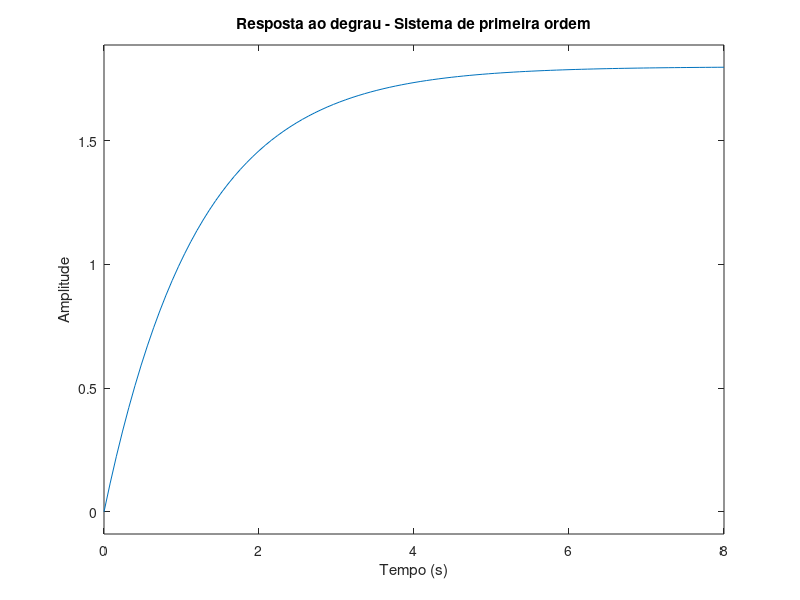
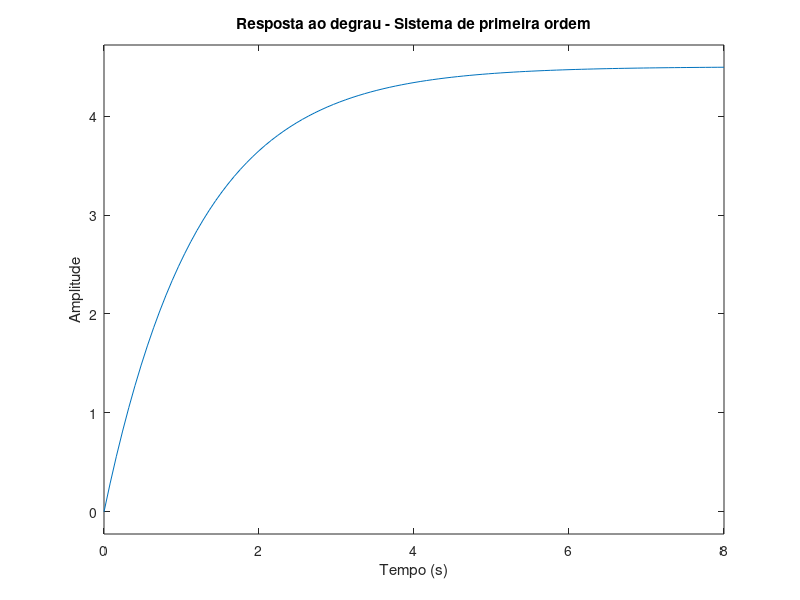
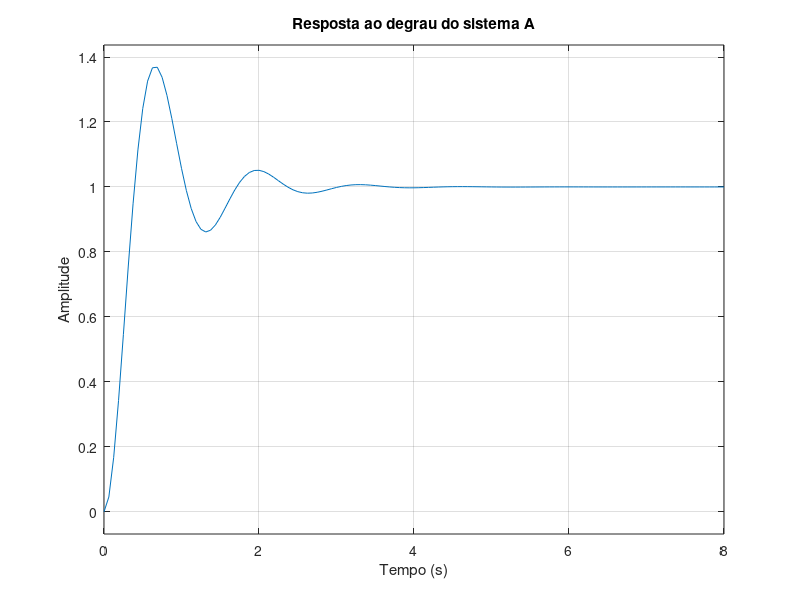
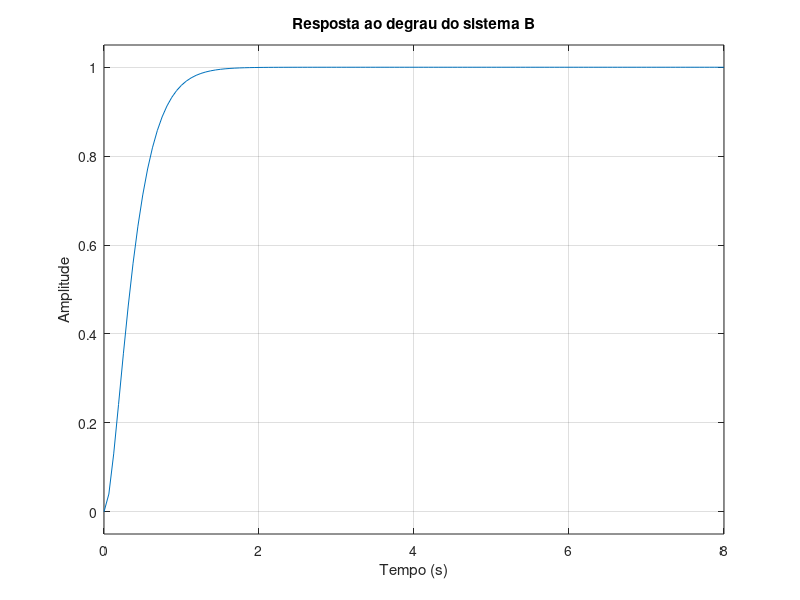

These figures' MATLAB source, in order: (Note: this script raises an error after producing the figures.)
clc;
clear all;
close all;

%% 1. Identificação de um sistema de primeira ordem a partir de um ensaio

K = 1.8; % ganho (entrada unitária, saída 1.8)
T = 1.2; % tempo pra atingir 63%

G = tf(K, [T 1]); % função de transferência

zero(G) % zeros
pole(G) % polos

Tr = 2.2*T % tempo de subida
Ta = 4*T % tempo de acomodação

% Resposta ao degrau
figure
step(G,8), grid
title("Resposta ao degrau - Sistema de primeira ordem")
xlabel("Tempo (s)")
ylabel("Amplitude")

% degrau de amplitude 2.5
saida = 2.5 * K % valor final da saida (mesmo ganho)

figure
step(2.5*G,8), grid
title("Resposta ao degrau - Sistema de primeira ordem")
xlabel("Tempo (s)")
ylabel("Amplitude")

% A rapidez da resposta é a mesma, porque a constante de tempo permanece
% igual. A posição do polo também não se altera com a mudança na amplitude
% da entrada. (Apenas a amplitude da saída muda)

%% 2 - Escolha entre três sistemas de segunda ordem
% Parametros do sistema

%frequencia natural
wn = 5 % mesma para todos

% zeta = coeficiente de amortecimento
zeta_A = 3/(2*wn) % 0.3 - subamortecido
zeta_B = 10/(2*wn) % 1 - criticamente amortecido
zeta_C = 16/(2*wn) % 1.6 - superamortecido

% Funcao de transferencia na forma padrao
G_A = tf(wn^2, [1 2*zeta_A*wn wn^2])
G_B = tf(wn^2, [1 2*zeta_B*wn wn^2])
G_C = tf(wn^2, [1 2*zeta_C*wn wn^2])

% polos
pole(G_A)
pole(G_B)
pole(G_C)

% ganho em regime permanente
dcgain(G_A)
dcgain(G_B)
dcgain(G_C)

% Respostas ao degrau

figure
step(G_A, 8)
grid on
title("Resposta ao degrau do sistema A")
xlabel('Tempo (s)');
ylabel('Amplitude');

figure
step(G_B, 8)
grid on
title("Resposta ao degrau do sistema B")
xlabel('Tempo (s)');
ylabel('Amplitude');

figure
step(G_C, 8)
grid on
title("Resposta ao degrau do sistema C")
xlabel('Tempo (s)');
ylabel('Amplitude');

% Mapa de polos e zeros
figure
pzmap(G_A, G_B, G_C)
grid on
legend("Sistema A", "Sistema B", "Sistema C")
title("Posicao dos polos dos tres sistemas")

% zeta > 0.4 -> excessivo sobressinal
% zeta < 0.8 -> resposta muito lenta
% para uma aplicação sem sobressinal e com tempo de resposta mais baixo ->
% Sistema B, zeta = 1 (zeta menor que do sistema C, então é mais rápido)

%% 3 - Avaliação de desempenho de dois sistemas de segunda ordem


%frequencia natural
wn_1 = 4
wn_2 = 5

% zeta = coeficiente de amortecimento
zeta_1 = 2.8/(2*wn_1) 
zeta_2 = 6.5/(2*wn_2) 

% Funcao de transferencia na forma padrao
G_1 = tf(wn_1^2, [1 2*zeta_1*wn_1 wn_1^2])
G_2 = tf(wn_2^2, [1 2*zeta_2*wn_2 wn_2^2])

% Resposta ao degrau 
figure
step(G_1, 8)
grid on
title("Resposta ao degrau do sistema 1")
xlabel('Tempo (s)');
ylabel('Amplitude');

figure
step(G_2, 8)
grid on
title("Resposta ao degrau do sistema 2")
xlabel('Tempo (s)');
ylabel('Amplitude');

% polos
pole(G_1)
pole(G_2)

figure
pzmap(G_1, G_2)
grid on
legend("Sistema 1", "Sistema 2")
title("Posicao dos polos dos 2 sistemas")

% SISTEMA 1

valor_final_1 = dcgain(G_1) % calcula o valor final da resposta
[y_1, t_1] = step(G_1, 8); % calcula a resposta ao degrau e os instantes de tempo


% Tempo de atraso: instante em que a resposta atinge 50% do valor final
indice_atraso_1 = find(y_1 >= 0.5*valor_final_1, 1); % encontra o primeiro indice em que y atinge 50%
td_1 = t_1(indice_atraso_1) % armazena o instante correspondente ao indice

limites_subida = [0 1]; % considera o tempo de subida de 0% a 100%
tolerancia_acomodacao = 0.02; % considera uma tolerancia de 2%
info = stepinfo(y_1, t_1, valor_final_1, 'RiseTimeLimits', limites_subida, 'SettlingTimeThreshold', tolerancia_acomodacao); 


info.RiseTime % tempo de subida
info.PeakTime % tempo em que ocorre o pico
info.Peak % valor do primeiro pico
info.Overshoot % maximo sobressinal em porcentagem
info.SettlingTime % tempo de acomodacao considerando tolerancia de 2%

if info.Overshoot < 10
    if info.SettlingTime < 1.5
        disp('Escolher sistema 1')
    end
end


% SISTEMA 2

valor_final_2 = dcgain(G_2) % calcula o valor final da resposta
[y_2, t_2] = step(G_2, 8); % calcula a resposta ao degrau e os instantes de tempo


% Tempo de atraso: instante em que a resposta atinge 50% do valor final
indice_atraso_2 = find(y_2 >= 0.5*valor_final_2, 1); % encontra o primeiro indice em que y atinge 50%
td_2 = t_2(indice_atraso_2) % armazena o instante correspondente ao indice

limites_subida = [0 1]; % considera o tempo de subida de 0% a 100%
tolerancia_acomodacao = 0.02; % considera uma tolerancia de 2%
info = stepinfo(y_2, t_2, valor_final_2, 'RiseTimeLimits', limites_subida, 'SettlingTimeThreshold', tolerancia_acomodacao); 


info.RiseTime % tempo de subida
info.PeakTime % tempo em que ocorre o pico
info.Peak % valor do primeiro pico
info.Overshoot % maximo sobressinal em porcentagem
info.SettlingTime % tempo de acomodacao considerando tolerancia de 2%

if info.Overshoot < 10
    if info.SettlingTime < 1.5
        disp('Escolher sistema 2')
    end
end

% O Sistema 2 e escolhido por apresentar sobressinal inferior a 10% 
% e tempo de acomodacao inferior a 1,5 s. Pode-se perceber pelo gráfico que
% a resposta do sistema 2 é mais amortecida (oscila menos)

%% 4 -  Seleção de parâmetros para um sistema de segunda ordem

% Parametros das quatro configuracoes

zeta_A = 0.35;
wn_A = 6;

zeta_B = 0.55;
wn_B = 5;

zeta_C = 0.70;
wn_C = 4;

zeta_D = 0.80;
wn_D = 3.2;

% Funcoes de transferencia

G_A = tf(wn_A^2, [1 2*zeta_A*wn_A wn_A^2])
G_B = tf(wn_B^2, [1 2*zeta_B*wn_B wn_B^2])
G_C = tf(wn_C^2, [1 2*zeta_C*wn_C wn_C^2])
G_D = tf(wn_D^2, [1 2*zeta_D*wn_D wn_D^2])

% Polos 
pole(G_A)
pole(G_B)
pole(G_C)
pole(G_D)

% Resposta ao degrau dos quatro sistemas

figure
step(G_A, G_B, G_C, G_D, 8)
grid on
legend("Configuracao A", "Configuracao B", ...
       "Configuracao C", "Configuracao D")
title("Resposta ao degrau das quatro configuracoes")
xlabel("Tempo (s)")
ylabel("Amplitude")

% CONFIGURAÇÃO A 

valor_final_A = dcgain(G_A) % calcula o valor final da resposta

[y_A, t_A] = step(G_A, 8); % calcula a resposta ao degrau

limites_subida = [0 1]; % considera o tempo de subida de 0% a 100%
tolerancia_acomodacao = 0.02; % considera uma tolerancia de 2%

info_A = stepinfo(y_A, t_A, valor_final_A, ...
    'RiseTimeLimits', limites_subida, ...
    'SettlingTimeThreshold', tolerancia_acomodacao);

info_A.RiseTime       % tempo de subida
info_A.PeakTime       % tempo em que ocorre o pico
info_A.Peak           % valor do primeiro pico
info_A.Overshoot      % maximo sobressinal em porcentagem
info_A.SettlingTime   % tempo de acomodacao

% CONFIGURAÇÃO B

valor_final_B = dcgain(G_B) % calcula o valor final da resposta

[y_B, t_B] = step(G_B, 8); % calcula a resposta ao degrau

limites_subida = [0 1]; % considera o tempo de subida de 0% a 100%
tolerancia_acomodacao = 0.02; % considera uma tolerancia de 2%

info_B = stepinfo(y_B, t_B, valor_final_B, ...
    'RiseTimeLimits', limites_subida, ...
    'SettlingTimeThreshold', tolerancia_acomodacao);

info_B.RiseTime       % tempo de subida
info_B.PeakTime       % tempo em que ocorre o pico
info_B.Peak           % valor do primeiro pico
info_B.Overshoot      % maximo sobressinal em porcentagem
info_B.SettlingTime   % tempo de acomodacao

% CONFIGURAÇÃO C

valor_final_C = dcgain(G_C) % calcula o valor final da resposta

[y_C, t_C] = step(G_C, 8); % calcula a resposta ao degrau

limites_subida = [0 1]; % considera o tempo de subida de 0% a 100%
tolerancia_acomodacao = 0.02; % considera uma tolerancia de 2%

info_C = stepinfo(y_C, t_C, valor_final_C, ...
    'RiseTimeLimits', limites_subida, ...
    'SettlingTimeThreshold', tolerancia_acomodacao);

info_C.RiseTime       % tempo de subida
info_C.PeakTime       % tempo em que ocorre o pico
info_C.Peak           % valor do primeiro pico
info_C.Overshoot      % maximo sobressinal em porcentagem
info_C.SettlingTime   % tempo de acomodacao


% CONFIGURAÇÃO D

valor_final_D = dcgain(G_D) % calcula o valor final da resposta

[y_D, t_D] = step(G_D, 8); % calcula a resposta ao degrau

limites_subida = [0 1]; % considera o tempo de subida de 0% a 100%
tolerancia_acomodacao = 0.02; % considera uma tolerancia de 2%

info_D = stepinfo(y_D, t_D, valor_final_D, ...
    'RiseTimeLimits', limites_subida, ...
    'SettlingTimeThreshold', tolerancia_acomodacao);

info_D.RiseTime       % tempo de subida
info_D.PeakTime       % tempo em que ocorre o pico
info_D.Peak           % valor do primeiro pico
info_D.Overshoot      % maximo sobressinal em porcentagem
info_D.SettlingTime   % tempo de acomodacao

% Requisitos:
% maximo sobressinal inferior a 10%
% tempo de acomodacao inferior a 1.5 s

if info_A.Overshoot < 10 && info_A.SettlingTime < 1.5
    disp('Configuracao A atende aos requisitos')
    info_A.RiseTime
else
    disp('Configuracao A NAO atende aos requisitos')
end

if info_B.Overshoot < 10 && info_B.SettlingTime < 1.5
    disp('Configuracao B atende aos requisitos')
    info_B.RiseTime
else
    disp('Configuracao B NAO atende aos requisitos')
end

if info_C.Overshoot < 10 && info_C.SettlingTime < 1.5
    disp('Configuracao C atende aos requisitos')
    info_C.RiseTime
else
    disp('Configuracao C NAO atende aos requisitos')
end

if info_D.Overshoot < 10 && info_D.SettlingTime < 1.5
    disp('Configuracao D atende aos requisitos')
    info_D.RiseTime
else
    disp('Configuracao D NAO atende aos requisitos')
end

% A configuração C atende aos requisitos e tem menor tempo de subida 
% Pelo gráfico podemos perceber que a configuração C "sobe menos" que as
% demais e logo se estabiliza

%% 5 - Comparação entre sistemas de 1° e 2° ordem


% Equipamento A 
% G_A(s) = 2/(1.2s + 1)
G_A = tf(2, [1.2 1]);

% Equipamento B 
% G_B(s) = 32/(s^2 + 5.6s + 16)
G_B = tf(32, [1 5.6 16]);


% Equipamento A

pole(G_A)
ganho_A = dcgain(G_A)
[y_A, t_A] = step(G_A, 8);
valor_final_A = dcgain(G_A)
info_A = stepinfo(G_A)
rise_time_A = info_A.RiseTime
settling_time_A = info_A.SettlingTime

% Equipamento B

pole(G_B)
ganho_B = dcgain(G_B)
[y_B, t_B] = step(G_B, 8);
valor_final_B = dcgain(G_B)
info_B = stepinfo(G_B)
rise_time_B = info_B.RiseTime
peak_time_B = info_B.PeakTime
peak_B = info_B.Peak
overshoot_B = info_B.Overshoot
settling_time_B = info_B.SettlingTime


% Parametros do sistema de segunda ordem
% G(s) = wn^2/(s^2 + 2*zeta*wn*s + wn^2)

wn_B = sqrt(16)
zeta_B = 5.6/(2*wn_B)


%respostas ao degrau

figure
step(G_A, G_B, 8)
grid on
title("Comparacao das respostas ao degrau")
xlabel("Tempo (s)")
ylabel("Amplitude")
legend("Equipamento A", "Equipamento B")


% Entrada em degrau de amplitude 1.5

A = 1.5;

% Equipamento A
valor_final_A_15 = A*dcgain(G_A)

% Equipamento B
valor_final_B_15 = A*dcgain(G_B)

% Respostas ao degrau de amplitude 1.5

figure
step(A*G_A, A*G_B, 8)
grid on
title("Comparacao das respostas ao degrau de amplitude 1.5")
xlabel("Tempo (s)")
ylabel("Amplitude")
legend("Equipamento A", "Equipamento B")


% O Equipamento B apresenta uma resposta mais rapida que o Equipamento A,
% pois possui menor tempo de subida e menor tempo de acomodacao.

% O Equipamento A nao apresenta sobressinal, enquanto o Equipamento B apresenta 

% Em regime permanente, os dois equipamentos apresentam o mesmo ganho e,
% portanto, atingem o mesmo valor final para uma mesma entrada.
